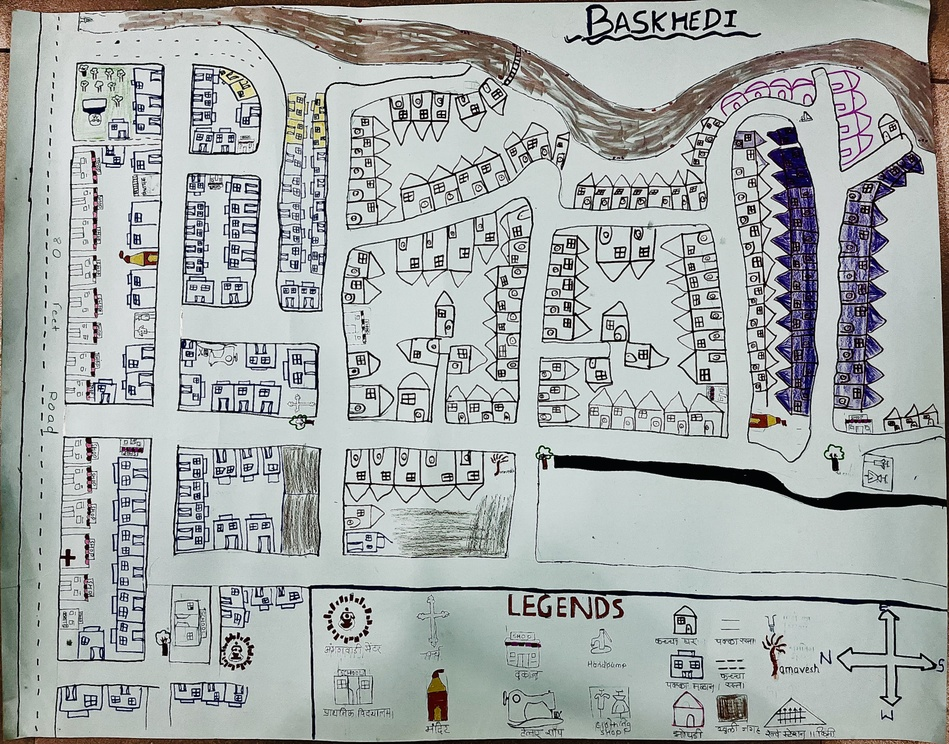
#> input picture public/social map of Baskhedi (1)_2.jpg, 949 x 744 px, shrunk from 3798 x 2976 before the run
$ python enhance_baskhedi.py
#> lines starting #> are read from the running program, lines starting #| are printed output that depends on the picture; after the words box and inside, x2 and y2 are one past the last pixel; in counts of white or black regions, pixels touching at a corner belong together
import cv2
import numpy as np
from PIL import Image, ImageEnhance

# 1. First, use PIL to enhance the image just like Map 2
img_path = 'public/social map of Baskhedi (1)_2.jpg'
img = Image.open(img_path)
#> img is the input picture: PIL image 949x744 RGB; mean R, G, B 166.1, 171.3, 170.1

# Increase brightness and contrast
enhancer_b = ImageEnhance.Brightness(img)
img = enhancer_b.enhance(1.15)
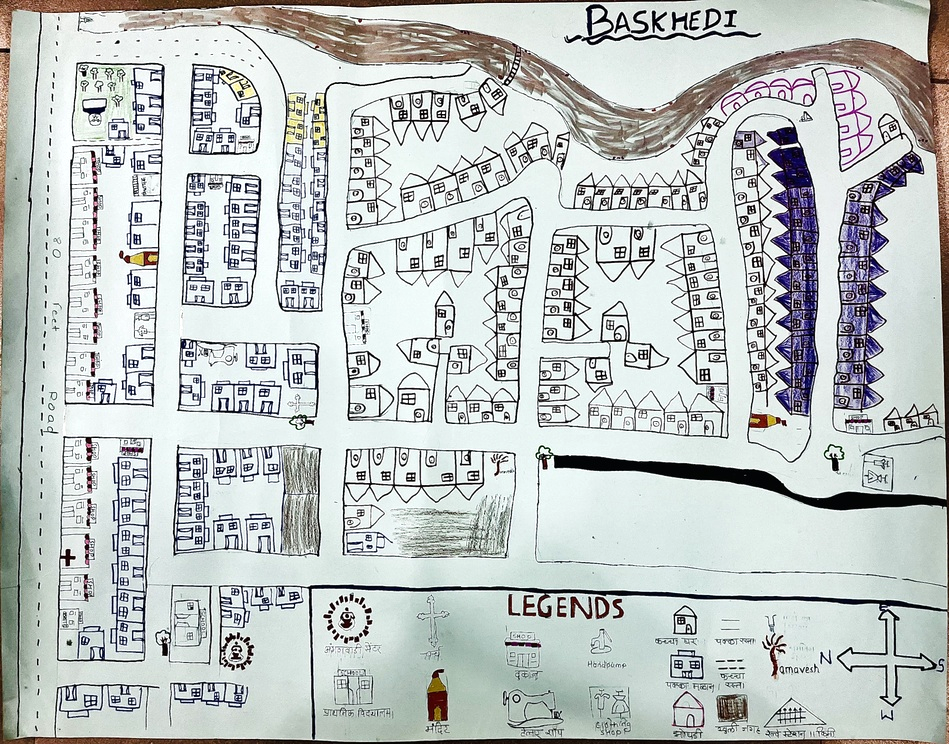
#> img: PIL image 949x744 RGB; mean R, G, B 190, 195.6, 194.1

enhancer_c = ImageEnhance.Contrast(img)
img = enhancer_c.enhance(1.2)
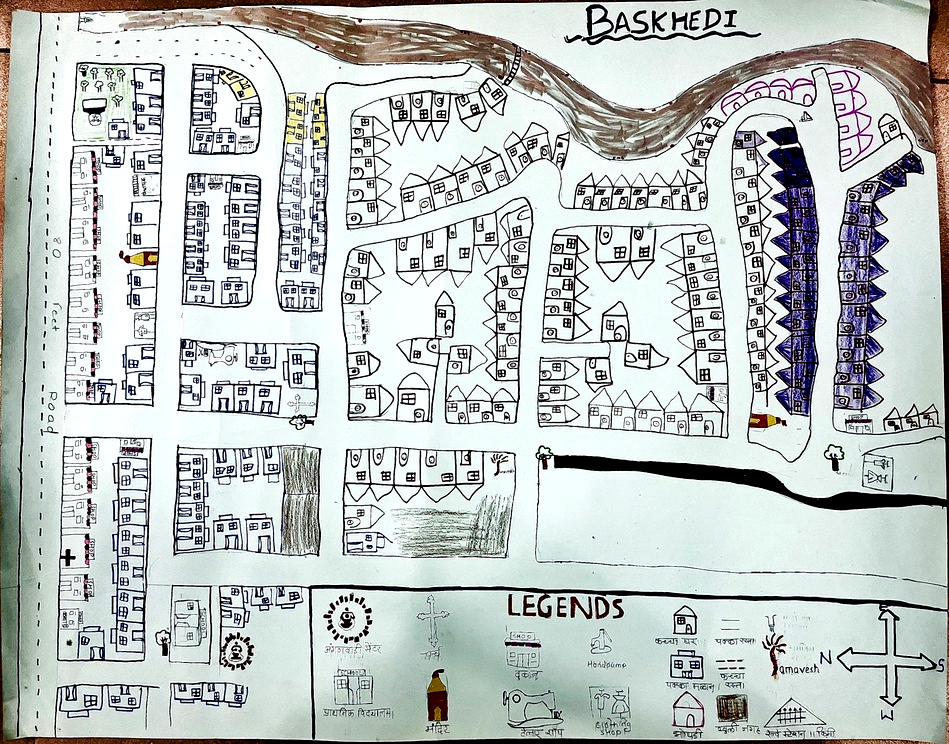
#> img: PIL image 949x744 RGB; mean R, G, B 189.3, 195.6, 193.6

# Increase color saturation
enhancer_s = ImageEnhance.Color(img)
img = enhancer_s.enhance(1.3)

# Save intermediate PIL result
temp_path = 'public/temp_baskhedi.jpg'
img.save(temp_path, "JPEG", quality=100)

# 2. Now use OpenCV to turn the brown sketch lines to blue
cv_img = cv2.imread(temp_path)
hsv = cv2.cvtColor(cv_img, cv2.COLOR_BGR2HSV)
#> hsv: shape (744, 949, 3); mean H, S, V 78.6, 38.2, 200.1

# Define range for brown color in HSV
lower_brown = np.array([5, 40, 20])
upper_brown = np.array([35, 255, 180])

mask = cv2.inRange(hsv, lower_brown, upper_brown)
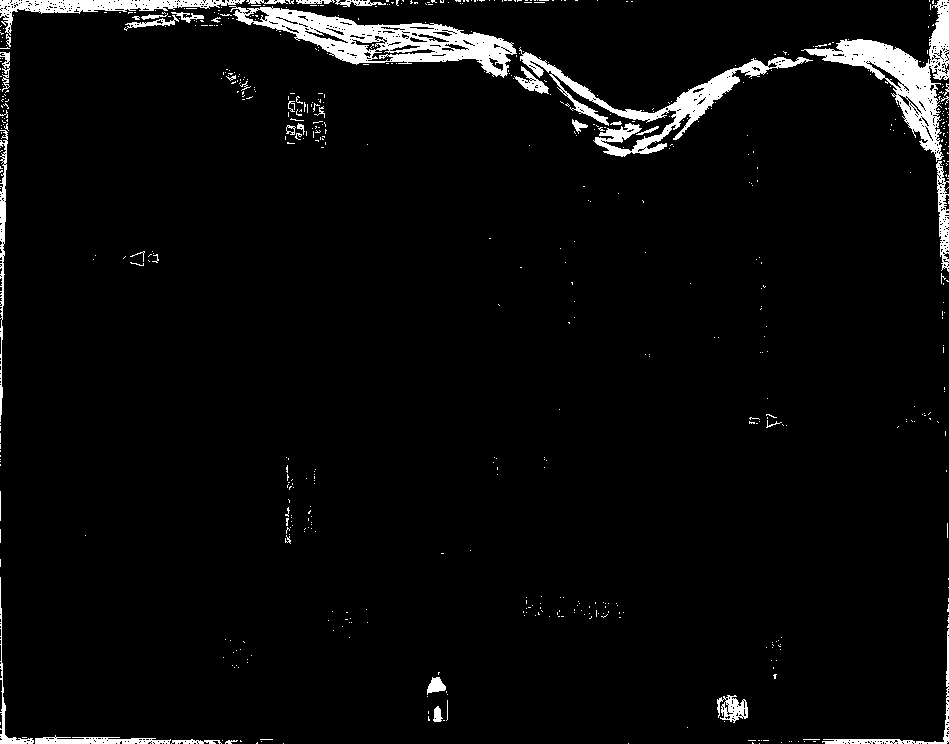
#> mask: shape (744, 949); 4.1% white; 637 white regions (594 under 20 px), largest, box (x1, y1, x2, y2) and area: (229, 6, 517, 78) 7139, (801, 0, 949, 162) 5694, (519, 47, 813, 157) 5087

# Change hue of masked pixels to blue (Hue 115)
hsv[:,:,0] = np.where(mask > 0, 115, hsv[:,:,0])
#> hsv: shape (744, 949, 3); mean H, S, V 82.7, 38.2, 200.1
# Boost saturation so it looks like a blue sketch pen
hsv[:,:,1] = np.where(mask > 0, np.clip(hsv[:,:,1] + 50, 0, 255), hsv[:,:,1])
#> hsv: shape (744, 949, 3); mean H, S, V 82.7, 38.3, 200.1
# Slightly increase value (brightness)
hsv[:,:,2] = np.where(mask > 0, np.clip(hsv[:,:,2] + 20, 0, 255), hsv[:,:,2])
#> hsv: shape (744, 949, 3); mean H, S, V 82.7, 38.3, 200.9

res = cv2.cvtColor(hsv, cv2.COLOR_HSV2BGR)
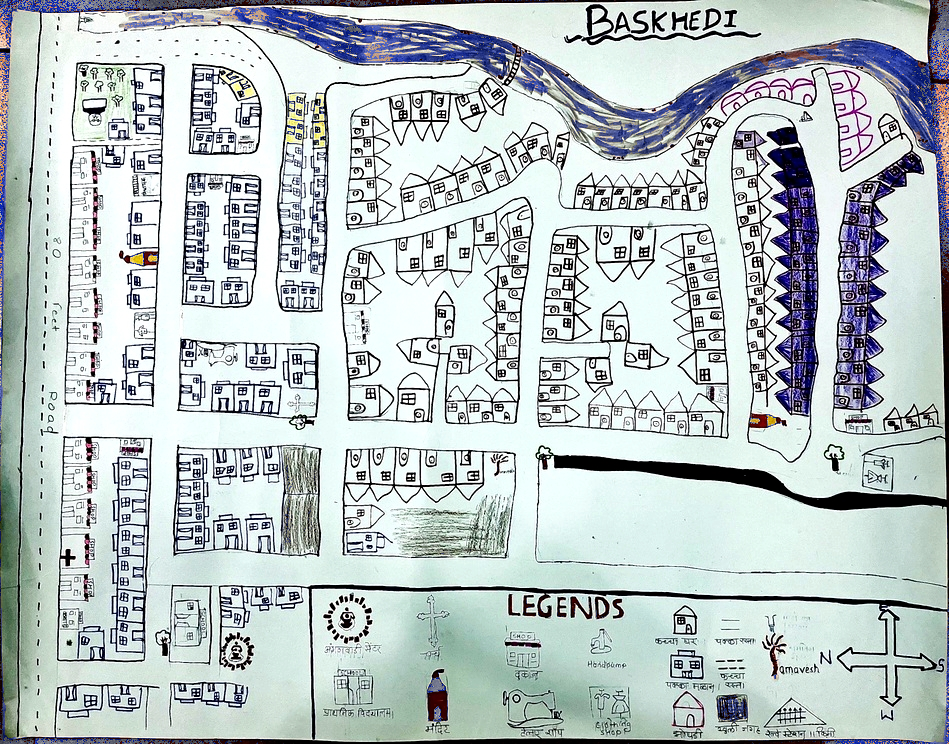
#> res: shape (744, 949, 3); mean B, G, R 196.1, 195.4, 185.2
cv2.imwrite('public/baskhedi_enhanced.jpeg', res)
print("Saved perfectly enhanced colored map with blue Nahar to baskhedi_enhanced.jpeg!")
